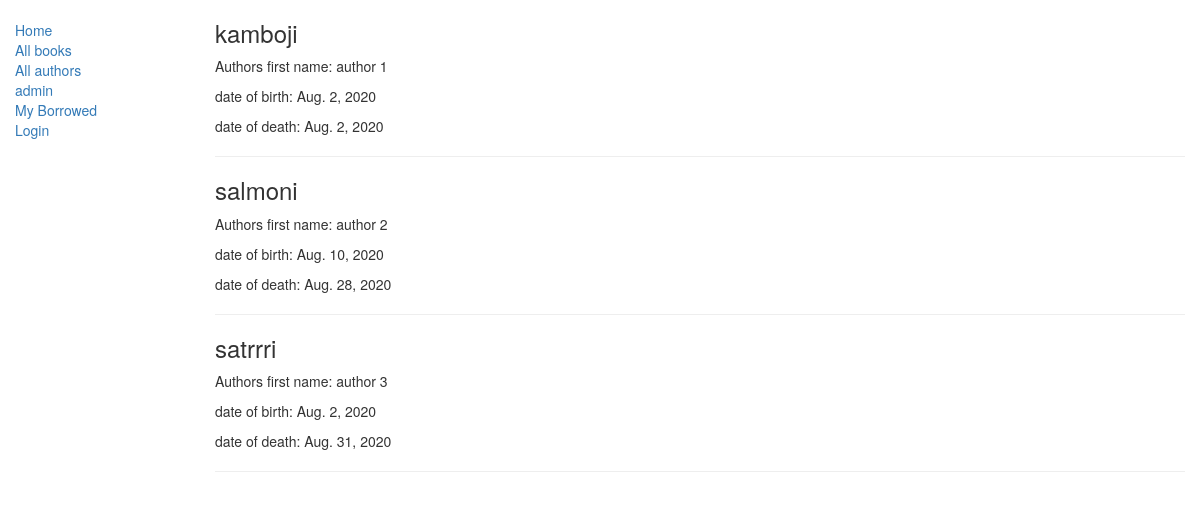
Screenshot of /catalog/authors/ with the database file from the repository.
### catalog/models.py (models this page shows, shortened)
class Author(models.Model):
    first_name = models.CharField(max_length=100)
    last_name = models.CharField(max_length=100)
    date_of_birth = models.DateField('Brith',null=True, blank=True)
    date_of_death = models.DateField('Died', null=True, blank=True)

### catalog/views.py (the view)
class AuthorListView(generic.ListView):
    template_name= 'catalog/author_list.html'
    model = models.Author

### catalog/templates/catalog/author_list.html
{% extends "catalog/base_generic.html" %}
{% block content %}
  {% for author in author_list%}
    <h3>{{ author.last_name }}</h3>
    <p> Authors first name: {{ author.first_name }}</p>
    <p> date of birth: {{ author.date_of_birth }}</p>
    <p> date of death: {{ author.date_of_death }} </p>
    <hr>
  {% endfor %}
{% endblock %}

### rows the page displays
Author: last_name "kamboji", first_name "author 1", date_of_birth "Aug. 2, 2020", date_of_death "Aug. 2, 2020"
Author: last_name "salmoni", first_name "author 2", date_of_birth "Aug. 10, 2020", date_of_death "Aug. 28, 2020"
Author: last_name "satrrri", first_name "author 3", date_of_birth "Aug. 2, 2020", date_of_death "Aug. 31, 2020"
